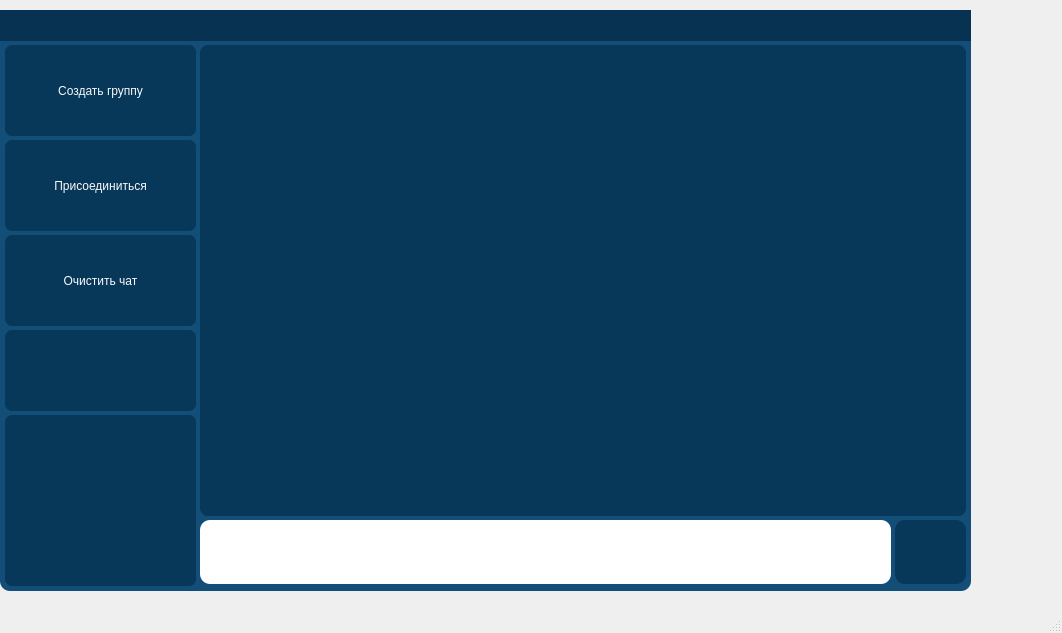
<?xml version="1.0" encoding="UTF-8"?>
<ui version="4.0">
 <class>MainWindow</class>
 <widget class="QMainWindow" name="MainWindow">
  <property name="geometry">
   <rect>
    <x>0</x>
    <y>0</y>
    <width>1062</width>
    <height>633</height>
   </rect>
  </property>
  <property name="cursor">
   <cursorShape>ArrowCursor</cursorShape>
  </property>
  <property name="windowTitle">
   <string>MainWindow</string>
  </property>
  <property name="windowOpacity">
   <double>1.000000000000000</double>
  </property>
  <widget class="QWidget" name="centralwidget">
   <widget class="QFrame" name="frame">
    <property name="geometry">
     <rect>
      <x>0</x>
      <y>10</y>
      <width>971</width>
      <height>581</height>
     </rect>
    </property>
    <property name="autoFillBackground">
     <bool>false</bool>
    </property>
    <property name="styleSheet">
     <string notr="true">QFrame{
	border-radius: 10px;
	background-color: #134e78;
}</string>
    </property>
    <property name="frameShape">
     <enum>QFrame::NoFrame</enum>
    </property>
    <property name="frameShadow">
     <enum>QFrame::Raised</enum>
    </property>
    <widget class="QPushButton" name="pushButton_4">
     <property name="geometry">
      <rect>
       <x>5</x>
       <y>320</y>
       <width>191</width>
       <height>81</height>
      </rect>
     </property>
     <property name="styleSheet">
      <string notr="true">QPushButton {
	font: 12pt &quot;Sitka Small&quot;;
    border: none;
    border-radius: 7px;
	background-color:  #073759;
    color: rgb(250, 250, 250);
}
QPushButton:hover{
	background-color: #0a3d61;
}
QPushButton:pressed{
	background-color: #0c5487;
}
</string>
     </property>
     <property name="text">
      <string/>
     </property>
    </widget>
    <widget class="QPushButton" name="join_Button">
     <property name="geometry">
      <rect>
       <x>5</x>
       <y>130</y>
       <width>191</width>
       <height>91</height>
      </rect>
     </property>
     <property name="styleSheet">
      <string notr="true">QPushButton {
	font: 12pt &quot;Sitka Small&quot;;
    border: none;
    border-radius: 7px;
	background-color:  #073759;
    color: rgb(250, 250, 250);
}
QPushButton:hover{
	background-color: #0a3d61;
}
QPushButton:pressed{
	background-color: #0c5487;
}

</string>
     </property>
     <property name="text">
      <string>Присоединиться</string>
     </property>
    </widget>
    <widget class="QPushButton" name="clear_chat">
     <property name="geometry">
      <rect>
       <x>5</x>
       <y>225</y>
       <width>191</width>
       <height>91</height>
      </rect>
     </property>
     <property name="styleSheet">
      <string notr="true">QPushButton {
	font: 12pt &quot;Sitka Small&quot;;
    border: none;
    border-radius: 7px;
	background-color:  #073759;
    color: rgb(250, 250, 250);
}
QPushButton:hover{
	background-color: #0a3d61;
}
QPushButton:pressed{
	background-color: #0c5487;
}
</string>
     </property>
     <property name="text">
      <string>Очистить чат</string>
     </property>
    </widget>
    <widget class="QPushButton" name="make_group_Button">
     <property name="geometry">
      <rect>
       <x>5</x>
       <y>35</y>
       <width>191</width>
       <height>91</height>
      </rect>
     </property>
     <property name="styleSheet">
      <string notr="true">QPushButton {
	font: 12pt &quot;Sitka Small&quot;;
    border: none;
    border-radius: 7px;
	background-color:  #073759;
    color: rgb(250, 250, 250);
}
QPushButton:hover{
	background-color: #0a3d61;
}
QPushButton:pressed{
	background-color: #0c5487;
}
</string>
     </property>
     <property name="text">
      <string>Создать группу</string>
     </property>
    </widget>
    <widget class="QLineEdit" name="lineEdit">
     <property name="geometry">
      <rect>
       <x>200</x>
       <y>510</y>
       <width>691</width>
       <height>64</height>
      </rect>
     </property>
     <property name="styleSheet">
      <string notr="true">QLineEdit{
	border-radius: 10px;
	background-color: #fff;
    font: 12pt &quot;Sitka Small&quot;;
}</string>
     </property>
     <property name="text">
      <string/>
     </property>
    </widget>
    <widget class="QListWidget" name="listWidget">
     <property name="geometry">
      <rect>
       <x>200</x>
       <y>35</y>
       <width>766</width>
       <height>471</height>
      </rect>
     </property>
     <property name="styleSheet">
      <string notr="true">QFrame{
	border-radius: 7px;
	background-color: #073759;
}
QListWidget {
	font: 12pt &quot;Sitka Small&quot;;
    border: none;
    border-radius: 8px;
	background-color:  #073759;
    color: rgb(250, 250, 250);
}</string>
     </property>
    </widget>
    <widget class="QPushButton" name="send_message">
     <property name="geometry">
      <rect>
       <x>895</x>
       <y>510</y>
       <width>71</width>
       <height>64</height>
      </rect>
     </property>
     <property name="styleSheet">
      <string notr="true">QPushButton {
    border: none;
     border-radius: 10px;
    background-color:  #073759;
}
QPushButton:hover{
	background-color: #0a3d61;
}
QPushButton:pressed{
	background-color: #0c5487;
}
</string>
     </property>
     <property name="text">
      <string/>
     </property>
    </widget>
    <widget class="QFrame" name="frame_2">
     <property name="geometry">
      <rect>
       <x>-10</x>
       <y>0</y>
       <width>991</width>
       <height>31</height>
      </rect>
     </property>
     <property name="styleSheet">
      <string notr="true">QFrame{
	background-color:  #073252;
}</string>
     </property>
     <property name="frameShape">
      <enum>QFrame::StyledPanel</enum>
     </property>
     <property name="frameShadow">
      <enum>QFrame::Raised</enum>
     </property>
     <widget class="QPushButton" name="close_window">
      <property name="geometry">
       <rect>
        <x>940</x>
        <y>3</y>
        <width>31</width>
        <height>23</height>
       </rect>
      </property>
      <property name="styleSheet">
       <string notr="true">QPushButton:hover{
	background-color: #0a3d61;
}
QPushButton{
    border:none
}
QPushButton:pressed{
	background-color: #0c5487;
}
</string>
      </property>
      <property name="text">
       <string/>
      </property>
     </widget>
     <widget class="QPushButton" name="minimize_window">
      <property name="geometry">
       <rect>
        <x>900</x>
        <y>3</y>
        <width>31</width>
        <height>23</height>
       </rect>
      </property>
      <property name="styleSheet">
       <string notr="true">QPushButton {
    border: none;
}
QPushButton:hover{
	background-color: #0a3d61;
}
QPushButton:pressed{
	background-color: #0c5487;
}
</string>
      </property>
      <property name="text">
       <string/>
      </property>
     </widget>
    </widget>
    <widget class="QPushButton" name="pushButton_3">
     <property name="geometry">
      <rect>
       <x>5</x>
       <y>405</y>
       <width>191</width>
       <height>171</height>
      </rect>
     </property>
     <property name="styleSheet">
      <string notr="true">QPushButton {
	font: 12pt &quot;Sitka Small&quot;;
    border: none;
    border-radius: 7px;
	background-color:  #073759;
    color: rgb(250, 250, 250);
}
QPushButton:hover{
	background-color: #0a3d61;
}
QPushButton:pressed{
	background-color: #0c5487;
}
</string>
     </property>
     <property name="text">
      <string/>
     </property>
    </widget>
    <widget class="QLabel" name="notification_Label">
     <property name="geometry">
      <rect>
       <x>320</x>
       <y>40</y>
       <width>531</width>
       <height>36</height>
      </rect>
     </property>
     <property name="styleSheet">
      <string notr="true">QLabel{
	border-radius: 15px;
    background-color:  #073759;
    font: 14pt &quot;Sitka Small&quot;;
    color: rgb(200, 0, 0);
    opacity: 1;
    transition: opacity 2s ease;
}</string>
     </property>
     <property name="text">
      <string/>
     </property>
    </widget>
   </widget>
  </widget>
  <widget class="QMenuBar" name="menubar">
   <property name="geometry">
    <rect>
     <x>0</x>
     <y>0</y>
     <width>1062</width>
     <height>21</height>
    </rect>
   </property>
  </widget>
  <widget class="QStatusBar" name="statusbar"/>
 </widget>
 <resources/>
 <connections/>
</ui>
